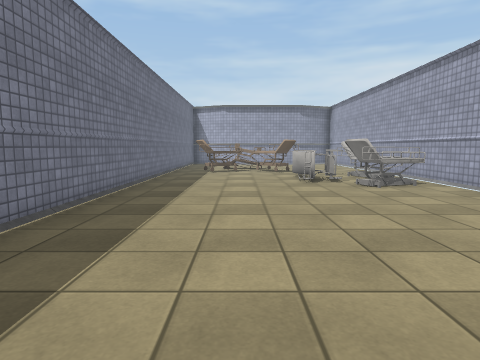
[1] (above)

19 first-person views from a walk through a 3-D level made in the Unity game engine. The camera is 1.2 m above the floor, tilts 6° down and sees 75° across. The floor is counted in squares, 1 m on a side. Each view is taken from the middle of a square. On the plan, view 1 faces up. The plan holds only what a view shows up to about 13 squares ahead; the rest is blank. The place goes on beyond the plan. The player is left out. Door leaves are left out, so doorways stand open. Some surface patterns are stand-ins.

[2]
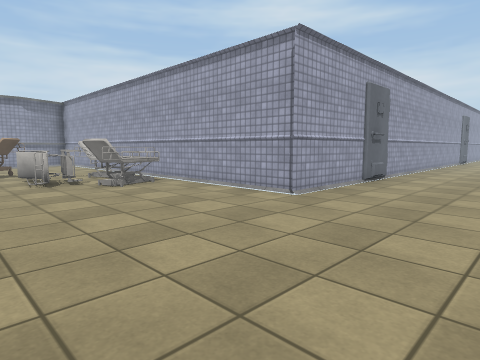

[3]
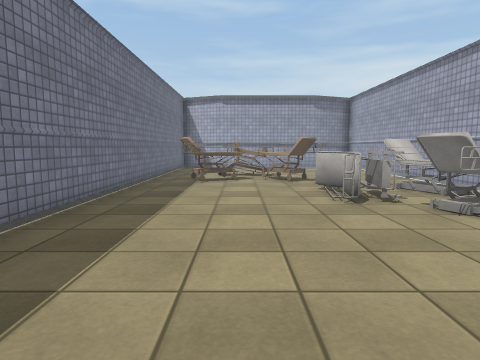

[4]
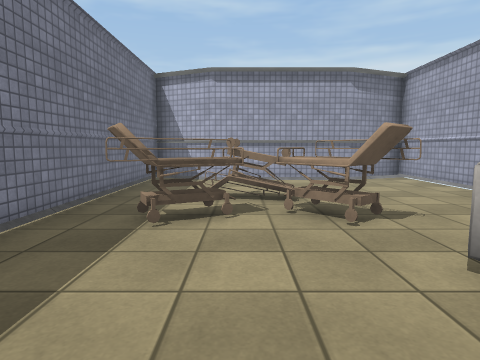

[5]
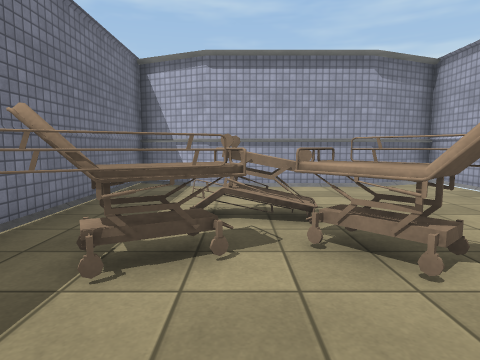

[6]
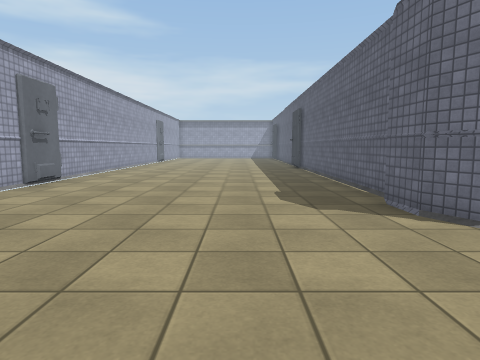

[7]
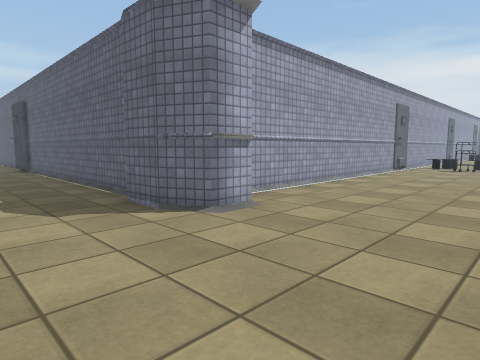

[8]
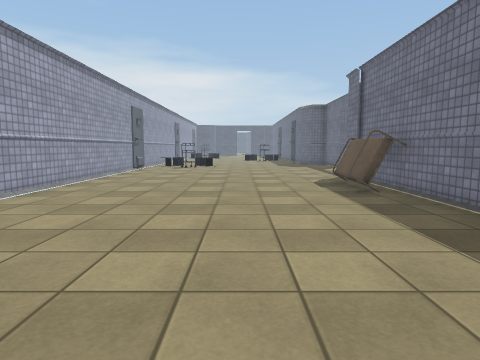

[9]
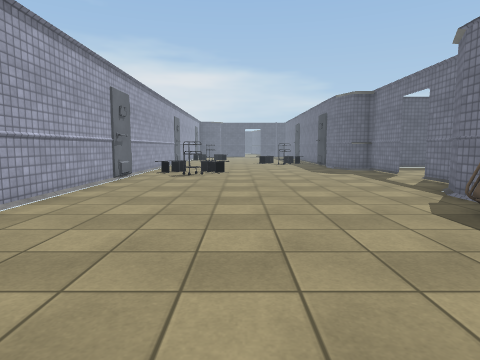

[10]
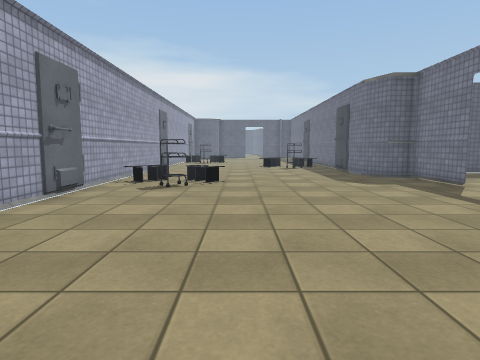

[11]
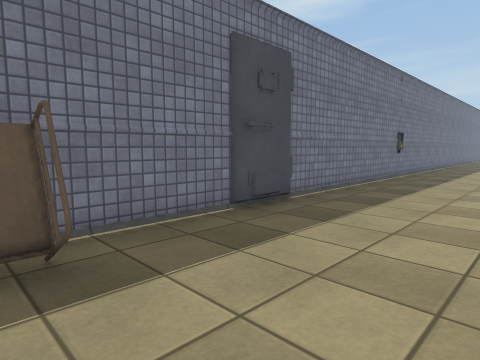

[12]
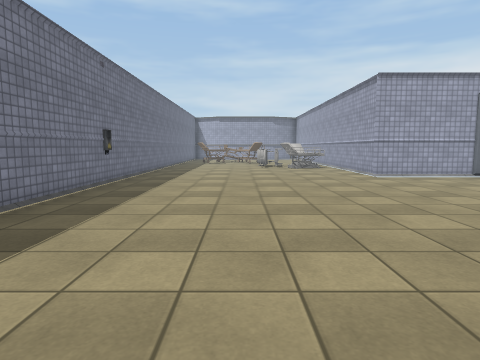

[13]
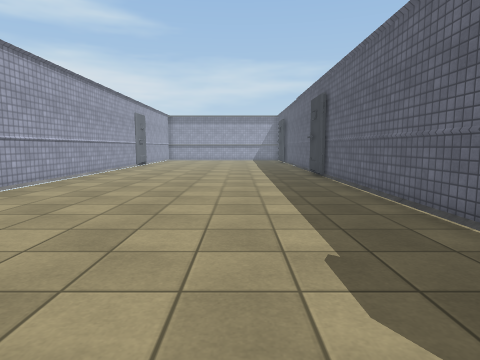

[14]
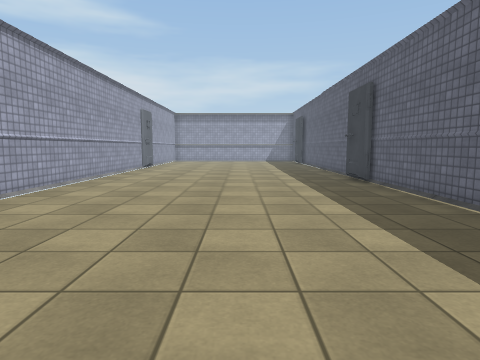

[15]
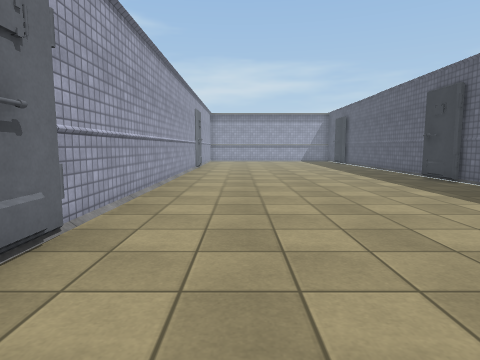

[16]
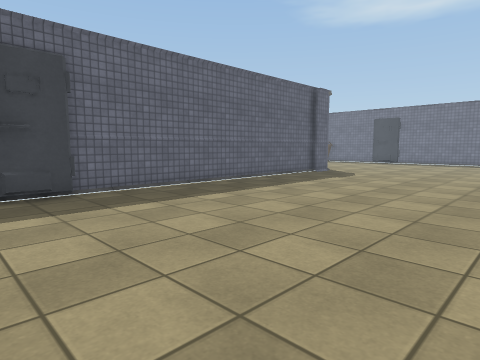

[17]
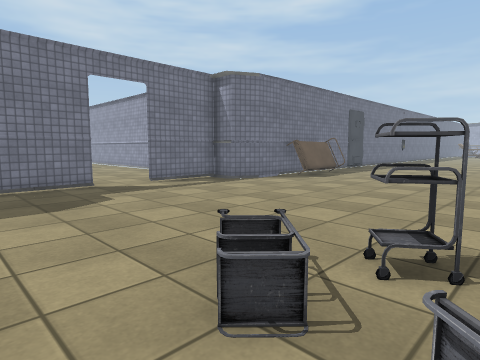

[18]
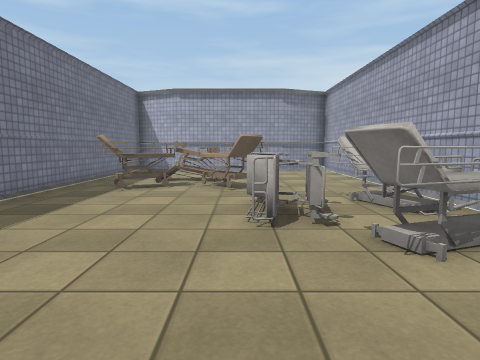

[19]
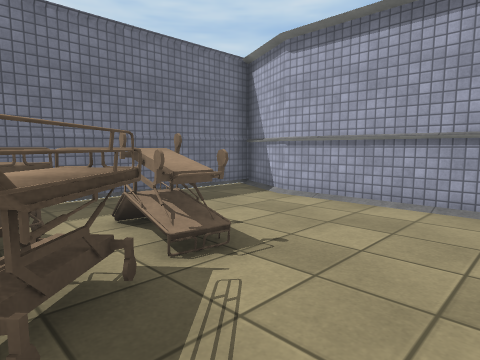

### Floor plan
Points are (right, up) in squares from view 1. A wall is a line through its corners. A room is listed if a view was taken in it or the views show most of it. See-through windows are left out.
Room 1 (views 1, 2, 3, 4, 5, 6, 7, 8, 9, 10, 11, 12, 13, 14, 15, 16, 17, 18, 19)
walls: (6.5, 4.5) (6.5, 22.8) (4.1, 21.7) (-1, 21.7) (-3.4, 22.8) (-3.4, -9.4); (8.2, -5.4) (18.7, -5.4); (5.5, -6.9) (5.5, -5.7) (6.5, -5.2) (7.8, -5.1); (-3.1, -5.9) (-3.1, -6.6); (11.8, 4.3) (10.6, 4.3); (-3.4, -13.4) (-3.4, -14.8); (18.4, -5.2) (20.4, -5.2); (-3.2, -14.5) (-3.8, -15.6) (-4.9, -15.6) (-4.9, -18.6); (21.1, 4.5) (6.3, 4.5); (6.3, -19.1) (6.3, -18.4); (-4.9, -20.4) (-4.9, -23.5) (-3.8, -23.5) (-3.6, -24.1); (6.5, -24.1) (6.5, -7.9)
ways out: open door at (-5, -19)
objects: other object (-3, -13) to (-2, -10); other object (-2, 15) to (0, 16); other object (0, 17) to (0, 18); other object (1, 15) to (3, 16); other object (2, 11) to (4, 13); trolley (4, -21); other object (4, 9) to (6, 11); other object (4, 12) to (6, 14)

Positions as (right, up) in squares from view 1, and headings:
1: (0, 0), facing up
2: (0, 0), facing up-right
3: (0, 4), facing up
4: (0, 10), facing up
5: (0, 12), facing up
6: (1, -2), facing right
7: (1, -2), facing down-right
8: (1, -2), facing down
9: (2, -7), facing down
10: (2, -11), facing down
11: (1, -11), facing up-left
12: (1, -8), facing up
13: (6, -2), facing right
14: (8, -1), facing right
15: (8, 2), facing right
16: (21, 3), facing down-left
17: (5, -24), facing up-left
18: (2, 6), facing up
19: (4, 15), facing up-left
